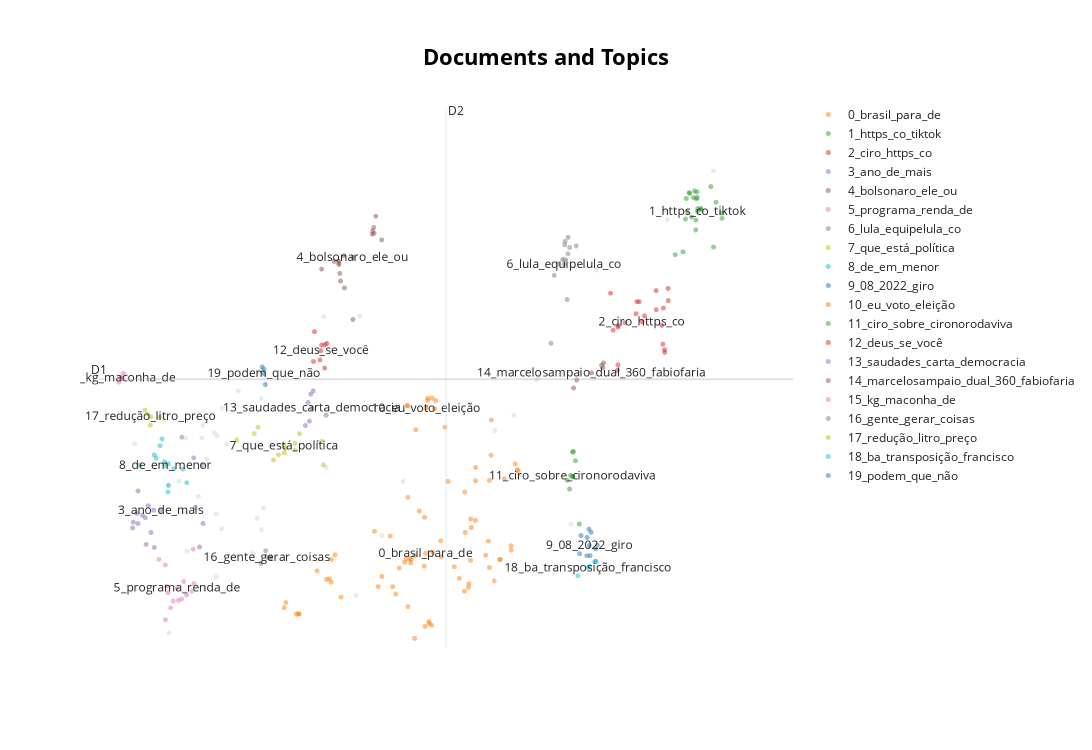

Notebook code cell kept with this figure:
### Code cell
model.visualize_documents(docs)
